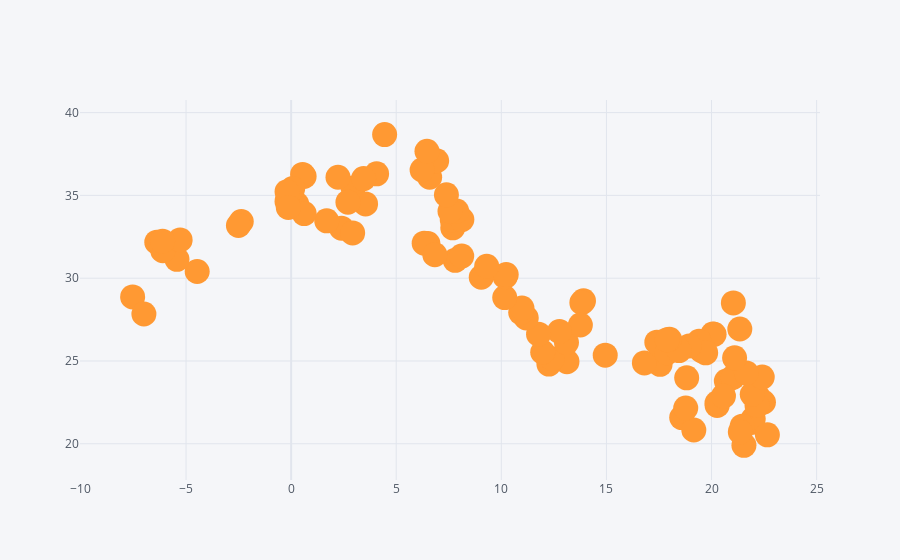

Notebook cell for this chart:
### Code cell
df.iplot(x='A',y='B',size=25,mode='markers')
